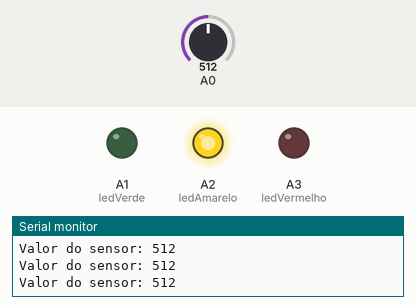
The sketch below on a simulated Arduino Uno, built with avr-gcc and run on an emulated ATmega328P. Shown: output pins drawn as LEDs (lit = HIGH), the last lines printed to the serial monitor. The test bench sets the inputs (shaded band); at power-on: A0 = 512.

Above: at 1.2 s.
1.3 s: A0 set to 684
2.8 s: A0 set to 715
At 3.8 s:
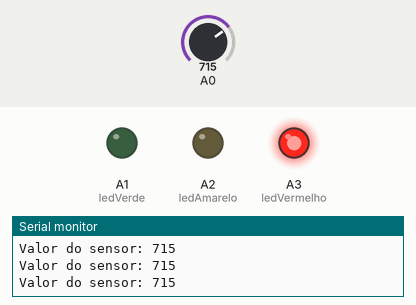
4.3 s: A0 set to 290
At 5.2 s:
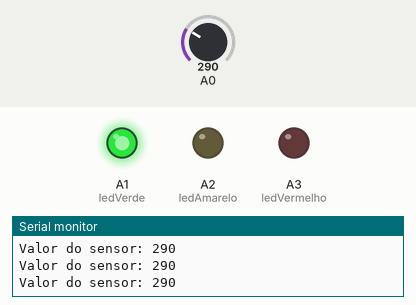
5.8 s: A0 set to 309
At 6.6 s:
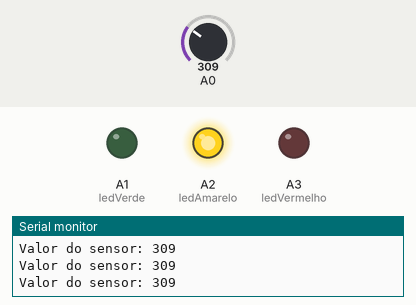
7.3 s: A0 set to 122
At 8.0 s:
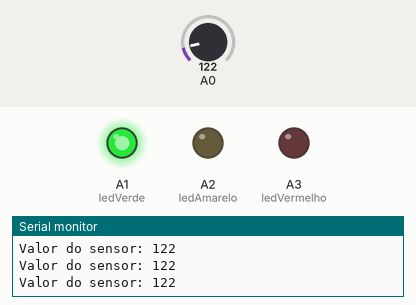
Timing chart, 0 to 9.8 s (numbered marks = the images above; inputs shaded):
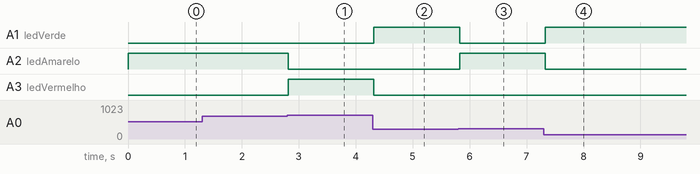

Measured:
- the behaviour switches between 700 and 701 on A0 (found by bisection; images 0 and 1)
- the behaviour switches between 299 and 300 on A0 (found by bisection; images 2 and 3)
- after the input at 2.8 s, A2 (ledAmarelo): HIGH → LOW at once; A3 (ledVermelho): LOW → HIGH at once
- after the input at 4.3 s, A1 (ledVerde): LOW → HIGH at once; A3 (ledVermelho): HIGH → LOW at once
- after the input at 5.8 s, A1 (ledVerde): HIGH → LOW at once; A2 (ledAmarelo): LOW → HIGH at once
- after the input at 7.3 s, A1 (ledVerde): LOW → HIGH at once; A2 (ledAmarelo): HIGH → LOW at once

The sketch:

surprising_densor_esboo1.ino
```cpp
//CP1 IOT
//GABRIEL AMBROSIO SARAIVA - RM566552
//MATHEUS MOYA - RM562822
//JOAO VICTOR VENDRAMETO - RM563665

int valorSensor = 0;
int ledVerde   = A1;
int ledAmarelo = A2;
int ledVermelho= A3;

void setup() {
  pinMode(ledVerde, OUTPUT);
  pinMode(ledAmarelo, OUTPUT);
  pinMode(ledVermelho, OUTPUT);

  Serial.begin(9600);
}

void loop() {
  valorSensor = analogRead(A0);
  Serial.print("Valor do sensor: ");
  Serial.println(valorSensor);


  if (valorSensor < 300) {
    digitalWrite(ledVerde, HIGH);
    digitalWrite(ledAmarelo, LOW);
    digitalWrite(ledVermelho, LOW);
  }
  else if (valorSensor >= 300 && valorSensor <= 700) {
    digitalWrite(ledVerde, LOW);
    digitalWrite(ledAmarelo, HIGH);
    digitalWrite(ledVermelho, LOW);
  }
  else {
    digitalWrite(ledVerde, LOW);
    digitalWrite(ledAmarelo, LOW);
    digitalWrite(ledVermelho, HIGH);
  }

  delay(100);
}
```
